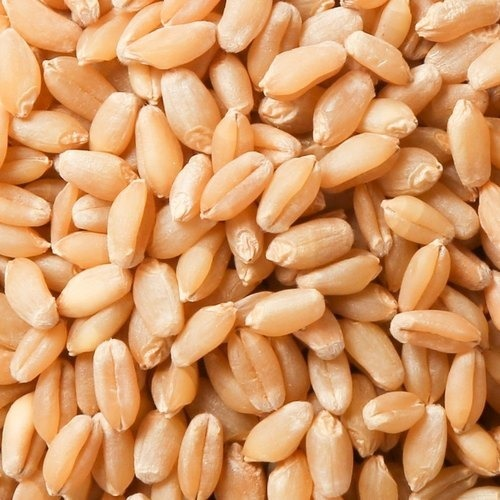
#> input picture temp_image.png, 500 x 500 px
$ python -i feature_extractor.py   (imports and definitions only)   (older library calls are emulated)
#> lines starting #> are read from the running program, lines starting #| are printed output that depends on the picture; after the words box and inside, x2 and y2 are one past the last pixel; in counts of white or black regions, pixels touching at a corner belong together
import cv2
import numpy as np

def extract_features(image_path):
#> called with image_path = 'temp_image.png'
    image = cv2.imread(image_path)
#> image is the input picture: shape (500, 500, 3); mean B, G, R 104.4, 153.9, 212.6
    resized = cv2.resize(image, (200, 200))
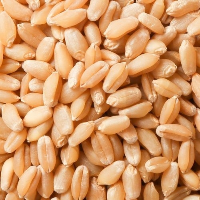
#> resized: shape (200, 200, 3); mean B, G, R 104.4, 153.8, 212.5

    # --- Color: HSV Histogram (512D) ---
    hsv = cv2.cvtColor(resized, cv2.COLOR_BGR2HSV)
#> hsv: shape (200, 200, 3); mean H, S, V 13.9, 138.3, 212.5
    hist = cv2.calcHist([hsv], [0, 1, 2], None, [8, 8, 8], [0, 180, 0, 256, 0, 256])
    hsv_hist = cv2.normalize(hist, hist).flatten()
#> hsv_hist = 512 values, max 0.586 at index 23, min 0 at index 0, mean 0.00647

    # --- Texture: Laplacian Variance (1D) ---
    gray = cv2.cvtColor(resized, cv2.COLOR_BGR2GRAY)
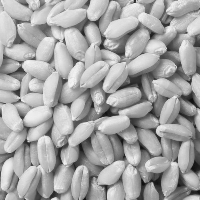
#> gray: shape (200, 200); min 15, max 245, mean 165.7
    laplacian_var = cv2.Laplacian(gray, cv2.CV_64F).var()
#> laplacian_var = 1864.3

    # --- Edge detection for contour ---
    edges = cv2.Canny(gray, 100, 200)
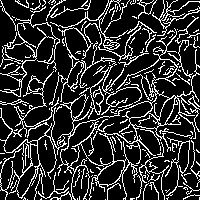
#> edges: shape (200, 200); 19.3% white in thin lines or dots
    contours, _ = cv2.findContours(edges, cv2.RETR_EXTERNAL, cv2.CHAIN_APPROX_SIMPLE)
#> contours = 148 contours, 131 with area under 20; largest, box (x1, y1, x2, y2) and area: (50, 28, 200, 200) 1947, (0, 71, 67, 200) 845, (165, 137, 190, 196) 292, (50, 0, 157, 61) 244, (0, 14, 60, 97) 108

    # Default values for shape features
    contour_area = aspect_ratio = extent = solidity = circularity = 0

    if contours:
        c = max(contours, key=cv2.contourArea)
#> c = contour of 1760 points, box (x1, y1, x2, y2) (50, 28, 200, 200), area 1947

        # Basic shape descriptors
        x, y, w, h = cv2.boundingRect(c)
#> x = 50; y = 28; w = 150; h = 172
        aspect_ratio = float(w) / h if h != 0 else 0
#> aspect_ratio = 0.872
        contour_area = cv2.contourArea(c)
#> contour_area = 1947
        rect_area = w * h
#> rect_area = 25800
        extent = float(contour_area) / rect_area if rect_area != 0 else 0
#> extent = 0.0755

        hull = cv2.convexHull(c)
#> hull = [[196, 49], [199, 66], [199, 131], [195, 138], [125, 199], [50, 199], [60, 104], [174, 28]]
        hull_area = cv2.contourArea(hull)
#> hull_area = 17199.5
        solidity = float(contour_area) / hull_area if hull_area != 0 else 0
#> solidity = 0.113

        perimeter = cv2.arcLength(c, True)
#> perimeter = 3421.5
        circularity = (4 * np.pi * contour_area) / (perimeter ** 2) if perimeter != 0 else 0
#> circularity = 0.00209

    # Final feature vector
    feature_vector = np.hstack([
        hsv_hist,            # 512
        laplacian_var,       # 1
        contour_area,        # 1
        aspect_ratio,        # 1
        extent,              # 1
        solidity,            # 1
        circularity          # 1
    ])
#> feature_vector = 518 values, max 1947 at index 513, min 0 at index 0, mean 7.37

    return feature_vector

>>> result = extract_features('temp_image.png')
#> result has the same summary as feature_vector in extract_features
